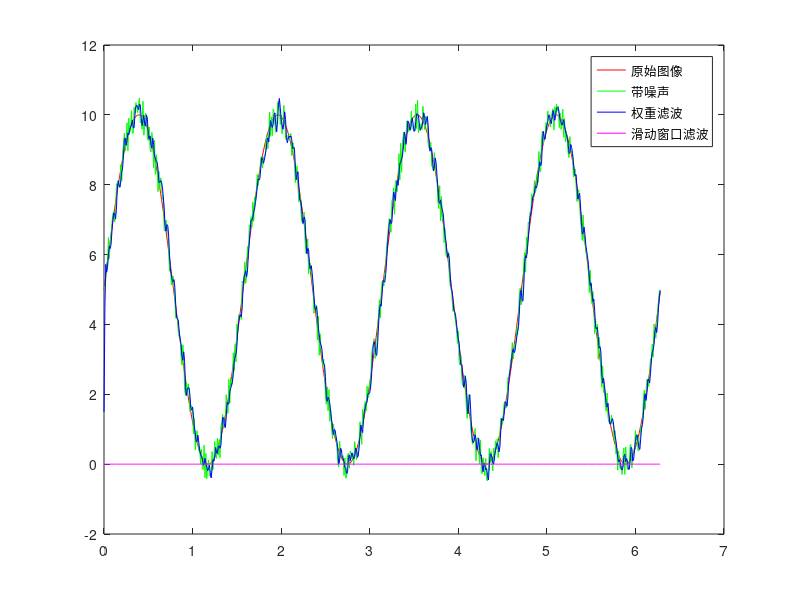

MATLAB code for this plot:
t = 0:0.01:2*pi;
len = size(t);
signal_origin = 5*(sin(4*t)+1);
signal_with_noise = signal_origin + 1*(rand(len)-0.5);
% signal_with_noise = awgn(signal_origin,8);
result1 = zeros(1,len(2));
result2 = zeros(1,len(2));
window = zeros(1,30);

% % 加权滤波
% temp=0;
% for i = 1:len(2)
%     temp=temp*0.9+signal_with_noise(i)*0.1;
%     result1(i)=temp;
% end

% %滑动窗口滤波
% cnt = 1;
% window_len = 20;
% for i = 1:len(2)
%     cnt = cnt+1;
%     if cnt > window_len
%         cnt=1;
%     end

%     window(cnt) = signal_with_noise(i);
    
%     result2(i) = sum(window)/window_len;
%     % if i > window_len
%     %     result(i) = sum(window)/window_len;
%     % else
%     %     result(i) = 0;
%     % end
% end



% data = signal_with_noise;

% % 设置 LMS 算法的参数
% stepSize = 0.01; % 学习率
% filterOrder = 20; % 滤波器阶次

% % 初始化滤波器系数
% coeffs = zeros(1,filterOrder);

% % 初始化输出数组
% filteredData = zeros(1,length(data));

% % LMS 算法主体
% for i = filterOrder+1:length(data)
%     % 计算滤波器输出
%     filteredData(i) = coeffs * data(i-filterOrder:i-1)';
    
%     % 计算误差
%     error = data(i) - filteredData(i);
    
%     % 更新系数
%     coeffs = coeffs + stepSize * error * data(i-filterOrder:i-1);
% end

% result1 = filteredData;


% 采样频率
Fs = 10000;
% 截止频率
Fc = 0.5;
% 滤波器阶数
N = 2;
% 计算滤波器系数
[b, a] = butter(N, Fc,'low');
% 低通滤波
result1 = filter(b, a, signal_with_noise);


f1=figure(1);
plot(t,signal_origin,'r');
hold on;
plot(t,signal_with_noise,'g');
hold on;
plot(t,result1,'b');
hold on;
plot(t,result2,'m');
legend('原始图像','带噪声','权重滤波','滑动窗口滤波')